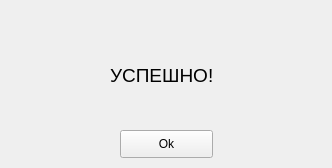
<?xml version="1.0" encoding="UTF-8"?>
<ui version="4.0">
 <class>MainWindow</class>
 <widget class="QMainWindow" name="MainWindow">
  <property name="geometry">
   <rect>
    <x>0</x>
    <y>0</y>
    <width>332</width>
    <height>168</height>
   </rect>
  </property>
  <property name="windowTitle">
   <string>MainWindow</string>
  </property>
  <widget class="QWidget" name="centralwidget">
   <widget class="QLabel" name="error">
    <property name="enabled">
     <bool>true</bool>
    </property>
    <property name="geometry">
     <rect>
      <x>110</x>
      <y>60</y>
      <width>271</width>
      <height>31</height>
     </rect>
    </property>
    <property name="font">
     <font>
      <pointsize>14</pointsize>
     </font>
    </property>
    <property name="text">
     <string>УСПЕШНО!</string>
    </property>
   </widget>
   <widget class="QPushButton" name="ok_2">
    <property name="geometry">
     <rect>
      <x>120</x>
      <y>130</y>
      <width>93</width>
      <height>28</height>
     </rect>
    </property>
    <property name="text">
     <string>Ok</string>
    </property>
   </widget>
  </widget>
 </widget>
 <resources/>
 <connections/>
</ui>
